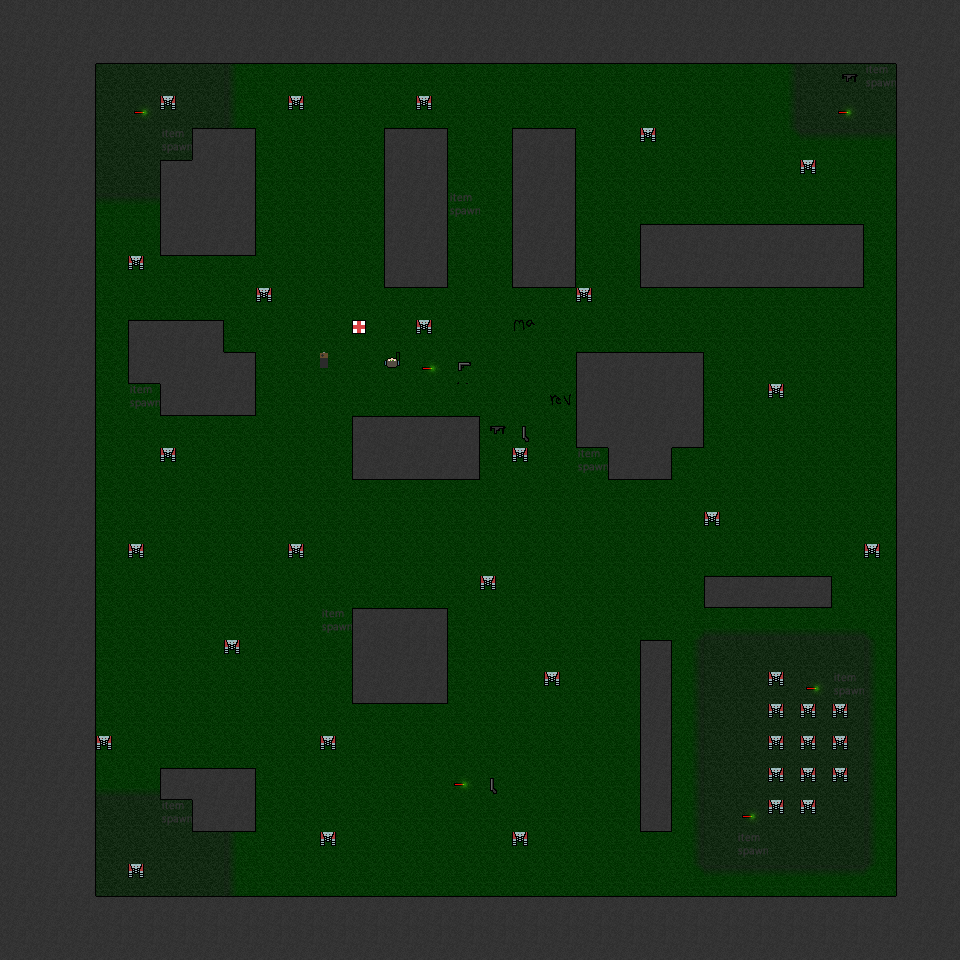

A level layout from a 2D game, rendered from its tile map. Below: a short description, then the map file with its tile-grid data intact:
An orthogonal 30x30 tile map with 32x32 px tiles, 2 tile layers (Tile Layer 1, Entity Layer), 2 tilesets.

<map version="1.0" orientation="orthogonal" width="30" height="30" tilewidth="32" tileheight="32">
 <tileset firstgid="1" name="tilesheet" tilewidth="32" tileheight="32">
  <image source="../images/tilesheet.png" width="128" height="512" />
 </tileset>
 <tileset firstgid="65" name="entitysheet" tilewidth="32" tileheight="32">
  <image source="../images/entitysheet.png" width="128" height="256" />
 </tileset>
 <layer name="Tile Layer 1" width="30" height="30">
  <data encoding="csv">
10,10,10,10,10,10,10,10,10,10,10,10,10,10,10,10,10,10,10,10,10,10,10,10,10,10,10,10,10,10,
10,10,10,14,14,14,14,14,14,14,14,14,14,14,14,14,14,14,14,14,14,14,14,14,14,14,14,14,10,10,
10,10,11,35,35,35,35,36,23,23,23,23,23,23,23,23,23,23,23,23,23,23,23,23,34,35,35,35,9,10,
10,10,11,35,35,35,35,36,23,23,23,23,23,23,23,23,23,23,23,23,23,23,23,23,34,35,35,35,9,10,
10,10,11,35,35,35,5,7,23,23,23,23,5,7,23,23,5,7,23,23,23,23,23,23,38,39,39,39,9,10,
10,10,11,35,35,5,10,11,23,23,23,23,9,11,23,23,9,11,23,23,23,23,23,23,23,23,23,23,9,10,
10,10,11,39,39,9,10,11,23,23,23,23,9,11,23,23,9,11,23,23,23,23,23,23,23,23,23,23,9,10,
10,10,11,23,23,13,14,15,23,23,23,23,9,11,23,23,9,11,23,23,5,6,6,6,6,6,7,23,9,10,
10,10,11,23,23,23,23,23,23,23,23,23,13,15,23,23,13,15,23,23,13,14,14,14,14,14,15,23,9,10,
10,10,11,23,23,23,23,23,23,23,23,23,23,23,23,23,23,23,23,23,23,23,23,23,23,23,23,23,9,10,
10,10,11,23,5,6,7,23,23,23,23,23,23,23,23,23,23,23,23,23,23,23,23,23,23,23,23,23,9,10,
10,10,11,23,13,10,10,7,23,23,23,23,23,23,23,23,23,23,5,6,6,7,23,23,23,23,23,23,9,10,
10,10,11,23,23,13,14,15,23,23,23,23,23,23,23,23,23,23,9,10,10,11,23,23,23,23,23,23,9,10,
10,10,11,23,23,23,23,23,23,23,23,5,6,6,7,23,23,23,13,10,10,15,23,23,23,23,23,23,9,10,
10,10,11,23,23,23,23,23,23,23,23,13,14,14,15,23,23,23,23,13,15,23,23,23,23,23,23,23,9,10,
10,10,11,23,23,23,23,23,23,23,23,23,23,23,23,23,23,23,23,23,23,23,23,23,23,23,23,23,9,10,
10,10,11,23,23,23,23,23,23,23,23,23,23,23,23,23,23,23,23,23,23,23,23,23,23,23,23,23,9,10,
10,10,11,23,23,23,23,23,23,23,23,23,23,23,23,23,23,23,23,23,23,23,23,23,23,23,23,23,9,10,
10,10,11,23,23,23,23,23,23,23,23,23,23,23,23,23,23,23,23,23,23,23,2,12,12,3,23,23,9,10,
10,10,11,23,23,23,23,23,23,23,23,5,6,7,23,23,23,23,23,23,23,30,31,31,31,31,31,32,9,10,
10,10,11,23,23,23,23,23,23,23,23,9,10,11,23,23,23,23,23,23,4,34,35,35,35,35,35,36,9,10,
10,10,11,23,23,23,23,23,23,23,23,13,14,15,23,23,23,23,23,23,16,34,35,35,35,35,35,36,9,10,
10,10,11,23,23,23,23,23,23,23,23,23,23,23,23,23,23,23,23,23,16,34,35,35,35,35,35,36,9,10,
10,10,11,23,23,23,23,23,23,23,23,23,23,23,23,23,23,23,23,23,16,34,35,35,35,35,35,36,9,10,
10,10,11,31,31,2,6,7,23,23,23,23,23,23,23,23,23,23,23,23,16,34,35,35,35,35,35,36,9,10,
10,10,11,35,35,35,13,15,23,23,23,23,23,23,23,23,23,23,23,23,8,34,35,35,35,35,35,36,9,10,
10,10,11,35,35,35,35,36,23,23,23,23,23,23,23,23,23,23,23,23,23,34,35,35,35,35,35,36,9,10,
10,10,11,35,35,35,35,36,23,23,23,23,23,23,23,23,23,23,23,23,23,38,39,39,39,39,39,40,9,10,
10,10,10,6,6,6,6,6,6,6,6,6,6,6,6,6,6,6,6,6,6,6,6,6,6,6,6,6,10,10,
10,10,10,10,10,10,10,10,10,10,10,10,10,10,10,10,10,10,10,10,10,10,10,10,10,10,10,10,10,10
</data>
 </layer>
 <layer name="Entity Layer" width="30" height="30">
  <data encoding="csv">
0,0,0,0,0,0,0,0,0,0,0,0,0,0,0,0,0,0,0,0,0,0,0,0,0,0,0,0,0,0,
0,0,0,0,0,0,0,0,0,0,0,0,0,0,0,0,0,0,0,0,0,0,0,0,0,0,0,0,0,0,
0,0,0,0,0,0,0,0,0,0,0,0,0,0,0,0,0,0,0,0,0,0,0,0,0,0,70,84,0,0,
0,0,0,0,81,67,0,0,0,67,0,0,0,67,0,0,0,0,0,0,0,0,0,0,0,0,81,0,0,0,
0,0,0,0,0,84,0,0,0,0,0,0,0,0,0,0,0,0,0,0,67,0,0,0,0,0,0,0,0,0,
0,0,0,0,0,0,0,0,0,0,0,0,0,0,0,0,0,0,0,0,0,0,0,0,0,67,0,0,0,0,
0,0,0,0,0,0,0,0,0,0,0,0,0,0,84,0,0,0,0,0,0,0,0,0,0,0,0,0,0,0,
0,0,0,0,0,0,0,0,0,0,0,0,0,0,0,0,0,0,0,0,0,0,0,0,0,0,0,0,0,0,
0,0,0,0,67,0,0,0,0,0,0,0,0,0,0,0,0,0,0,0,0,0,0,0,0,0,0,0,0,0,
0,0,0,0,0,0,0,0,67,0,0,0,0,0,0,0,0,0,67,0,0,0,0,0,0,0,0,0,0,0,
0,0,0,0,0,0,0,0,0,0,0,79,0,67,0,0,73,0,0,0,0,0,0,0,0,0,0,0,0,0,
0,0,0,0,0,0,0,0,0,0,82,0,65,81,69,0,0,0,0,0,0,0,0,0,0,0,0,0,0,0,
0,0,0,0,84,0,0,0,0,0,0,0,0,0,0,0,0,72,0,0,0,0,0,0,67,0,0,0,0,0,
0,0,0,0,0,0,0,0,0,0,0,0,0,0,0,70,71,0,0,0,0,0,0,0,0,0,0,0,0,0,
0,0,0,0,0,67,0,0,0,0,0,0,0,0,0,0,67,0,84,0,0,0,0,0,0,0,0,0,0,0,
0,0,0,0,0,0,0,0,0,0,0,0,0,0,0,0,0,0,0,0,0,0,0,0,0,0,0,0,0,0,
0,0,0,0,0,0,0,0,0,0,0,0,0,0,0,0,0,0,0,0,0,0,67,0,0,0,0,0,0,0,
0,0,0,0,67,0,0,0,0,67,0,0,0,0,0,0,0,0,0,0,0,0,0,0,0,0,0,67,0,0,
0,0,0,0,0,0,0,0,0,0,0,0,0,0,0,67,0,0,0,0,0,0,0,0,0,0,0,0,0,0,
0,0,0,0,0,0,0,0,0,0,84,0,0,0,0,0,0,0,0,0,0,0,0,0,0,0,0,0,0,0,
0,0,0,0,0,0,0,67,0,0,0,0,0,0,0,0,0,0,0,0,0,0,0,0,0,0,0,0,0,0,
0,0,0,0,0,0,0,0,0,0,0,0,0,0,0,0,0,67,0,0,0,0,0,0,67,81,84,0,0,0,
0,0,0,0,0,0,0,0,0,0,0,0,0,0,0,0,0,0,0,0,0,0,0,0,67,67,67,0,0,0,
0,0,0,67,0,0,0,0,0,0,67,0,0,0,0,0,0,0,0,0,0,0,0,0,67,67,67,0,0,0,
0,0,0,0,0,0,0,0,0,0,0,0,0,0,81,71,0,0,0,0,0,0,0,0,67,67,67,0,0,0,
0,0,0,0,0,84,0,0,0,0,0,0,0,0,0,0,0,0,0,0,0,0,0,81,67,67,0,0,0,0,
0,0,0,0,0,0,0,0,0,0,67,0,0,0,0,0,67,0,0,0,0,0,0,84,0,0,0,0,0,0,
0,0,0,0,67,0,0,0,0,0,0,0,0,0,0,0,0,0,0,0,0,0,0,0,0,0,0,0,0,0,
0,0,0,0,0,0,0,0,0,0,0,0,0,0,0,0,0,0,0,0,0,0,0,0,0,0,0,0,0,0,
0,0,0,0,0,0,0,0,0,0,0,0,0,0,0,0,0,0,0,0,0,0,0,0,0,0,0,0,0,0
</data>
 </layer>
</map>